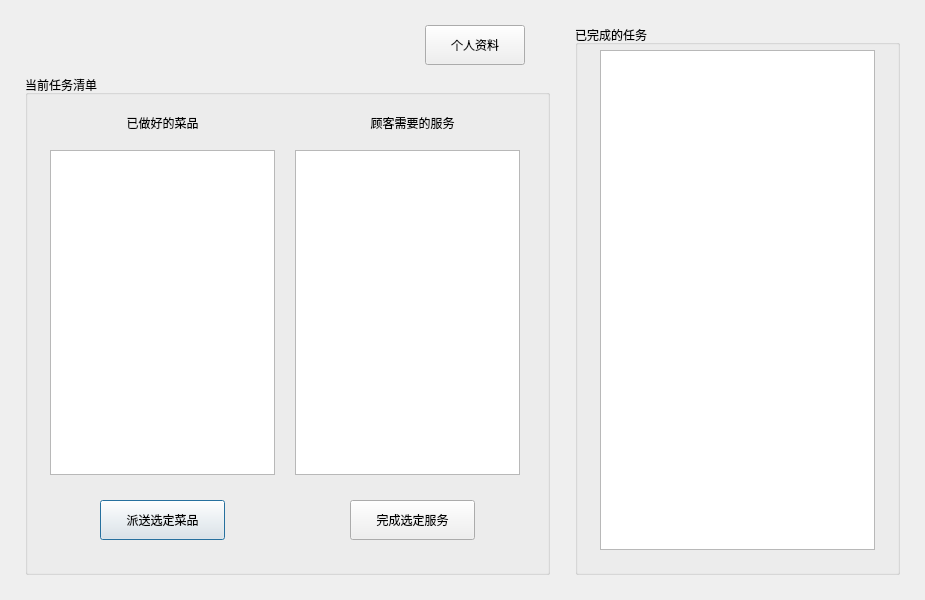
<?xml version="1.0" encoding="UTF-8"?>
<ui version="4.0">
 <class>WaitorView</class>
 <widget class="QDialog" name="WaitorView">
  <property name="geometry">
   <rect>
    <x>0</x>
    <y>0</y>
    <width>925</width>
    <height>600</height>
   </rect>
  </property>
  <property name="minimumSize">
   <size>
    <width>925</width>
    <height>600</height>
   </size>
  </property>
  <property name="maximumSize">
   <size>
    <width>925</width>
    <height>600</height>
   </size>
  </property>
  <property name="windowTitle">
   <string>服务员</string>
  </property>
  <widget class="QLabel" name="lblInfo">
   <property name="geometry">
    <rect>
     <x>25</x>
     <y>25</y>
     <width>350</width>
     <height>25</height>
    </rect>
   </property>
   <property name="text">
    <string/>
   </property>
  </widget>
  <widget class="QGroupBox" name="gbTodo">
   <property name="geometry">
    <rect>
     <x>25</x>
     <y>75</y>
     <width>525</width>
     <height>500</height>
    </rect>
   </property>
   <property name="title">
    <string>当前任务清单</string>
   </property>
   <widget class="QListWidget" name="lstPlate">
    <property name="geometry">
     <rect>
      <x>25</x>
      <y>75</y>
      <width>225</width>
      <height>325</height>
     </rect>
    </property>
    <property name="editTriggers">
     <set>QAbstractItemView::NoEditTriggers</set>
    </property>
   </widget>
   <widget class="QListWidget" name="lstDemand">
    <property name="geometry">
     <rect>
      <x>270</x>
      <y>75</y>
      <width>225</width>
      <height>325</height>
     </rect>
    </property>
    <property name="editTriggers">
     <set>QAbstractItemView::NoEditTriggers</set>
    </property>
    <property name="selectionMode">
     <enum>QAbstractItemView::SingleSelection</enum>
    </property>
   </widget>
   <widget class="QLabel" name="lblDemand">
    <property name="geometry">
     <rect>
      <x>325</x>
      <y>35</y>
      <width>125</width>
      <height>25</height>
     </rect>
    </property>
    <property name="text">
     <string>顾客需要的服务</string>
    </property>
    <property name="alignment">
     <set>Qt::AlignCenter</set>
    </property>
   </widget>
   <widget class="QLabel" name="lblPlate">
    <property name="geometry">
     <rect>
      <x>75</x>
      <y>35</y>
      <width>125</width>
      <height>25</height>
     </rect>
    </property>
    <property name="text">
     <string>已做好的菜品</string>
    </property>
    <property name="alignment">
     <set>Qt::AlignCenter</set>
    </property>
   </widget>
   <widget class="QPushButton" name="btnServe">
    <property name="geometry">
     <rect>
      <x>75</x>
      <y>425</y>
      <width>125</width>
      <height>40</height>
     </rect>
    </property>
    <property name="text">
     <string>派送选定菜品</string>
    </property>
   </widget>
   <widget class="QPushButton" name="btnDemand">
    <property name="geometry">
     <rect>
      <x>325</x>
      <y>425</y>
      <width>125</width>
      <height>40</height>
     </rect>
    </property>
    <property name="text">
     <string>完成选定服务</string>
    </property>
   </widget>
  </widget>
  <widget class="QGroupBox" name="gbDone">
   <property name="geometry">
    <rect>
     <x>575</x>
     <y>25</y>
     <width>325</width>
     <height>550</height>
    </rect>
   </property>
   <property name="title">
    <string>已完成的任务</string>
   </property>
   <widget class="QTableView" name="tbDone">
    <property name="geometry">
     <rect>
      <x>25</x>
      <y>25</y>
      <width>275</width>
      <height>500</height>
     </rect>
    </property>
    <property name="editTriggers">
     <set>QAbstractItemView::NoEditTriggers</set>
    </property>
    <property name="selectionMode">
     <enum>QAbstractItemView::NoSelection</enum>
    </property>
   </widget>
  </widget>
  <widget class="QPushButton" name="btnProfile">
   <property name="geometry">
    <rect>
     <x>425</x>
     <y>25</y>
     <width>100</width>
     <height>40</height>
    </rect>
   </property>
   <property name="text">
    <string>个人资料</string>
   </property>
  </widget>
 </widget>
 <layoutdefault spacing="6" margin="11"/>
 <resources/>
 <connections>
  <connection>
   <sender>lstDemand</sender>
   <signal>currentRowChanged(int)</signal>
   <receiver>WaitorView</receiver>
   <slot>OnSelDemand(int)</slot>
   <hints>
    <hint type="sourcelabel">
     <x>398</x>
     <y>267</y>
    </hint>
    <hint type="destinationlabel">
     <x>346</x>
     <y>59</y>
    </hint>
   </hints>
  </connection>
  <connection>
   <sender>lstPlate</sender>
   <signal>currentRowChanged(int)</signal>
   <receiver>WaitorView</receiver>
   <slot>OnSelPlate(int)</slot>
   <hints>
    <hint type="sourcelabel">
     <x>163</x>
     <y>255</y>
    </hint>
    <hint type="destinationlabel">
     <x>361</x>
     <y>72</y>
    </hint>
   </hints>
  </connection>
  <connection>
   <sender>btnDemand</sender>
   <signal>clicked()</signal>
   <receiver>WaitorView</receiver>
   <slot>OnDemand()</slot>
   <hints>
    <hint type="sourcelabel">
     <x>436</x>
     <y>525</y>
    </hint>
    <hint type="destinationlabel">
     <x>562</x>
     <y>517</y>
    </hint>
   </hints>
  </connection>
  <connection>
   <sender>btnServe</sender>
   <signal>clicked()</signal>
   <receiver>WaitorView</receiver>
   <slot>OnDeliver()</slot>
   <hints>
    <hint type="sourcelabel">
     <x>170</x>
     <y>521</y>
    </hint>
    <hint type="destinationlabel">
     <x>388</x>
     <y>587</y>
    </hint>
   </hints>
  </connection>
  <connection>
   <sender>btnProfile</sender>
   <signal>clicked()</signal>
   <receiver>WaitorView</receiver>
   <slot>OnProfile()</slot>
   <hints>
    <hint type="sourcelabel">
     <x>459</x>
     <y>32</y>
    </hint>
    <hint type="destinationlabel">
     <x>550</x>
     <y>50</y>
    </hint>
   </hints>
  </connection>
 </connections>
 <slots>
  <slot>OnSelPlate(int)</slot>
  <slot>OnSelDemand(int)</slot>
  <slot>OnDeliver()</slot>
  <slot>OnDemand()</slot>
  <slot>OnProfile()</slot>
 </slots>
</ui>
